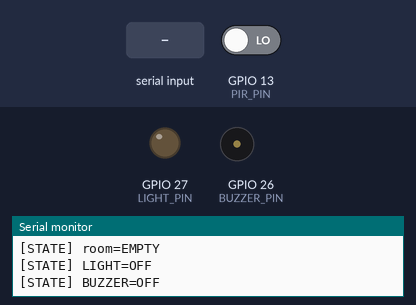
Simulated run of this sketch. Board: ESP32. Shown: output pins drawn as LEDs (lit = HIGH), buzzer (waves = sounding, pin HIGH), the last lines printed to the serial monitor. Inputs (shaded band) come from the test bench; at power-on: GPIO 13 (PIR_PIN) LOW.

Above: at 1.2 s.
1.3 s: GPIO 13 (PIR_PIN) driven HIGH
2.8 s: "1\n" received over Serial
At 4.0 s:
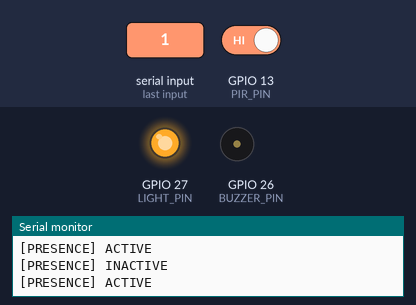
4.3 s: "3\n" received over Serial
At 5.1 s:
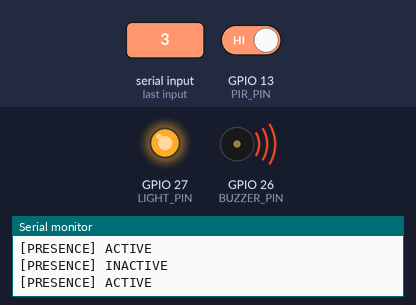
5.8 s: "2\n" received over Serial
At 6.3 s:
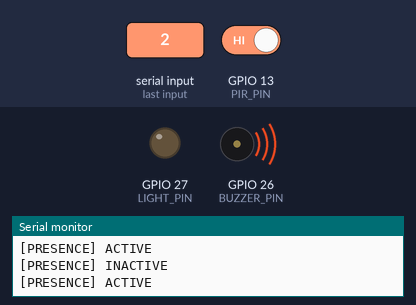
Timing chart, 0 to 8.3 s (numbered marks = the images above; inputs shaded):
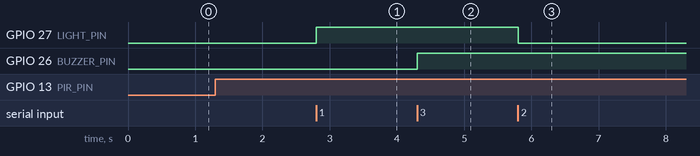

Measured:
- after the input at 2.8 s, GPIO 27 (LIGHT_PIN): LOW → HIGH at once
- after the input at 4.3 s, GPIO 26 (BUZZER_PIN): LOW → HIGH at once
- after the input at 5.8 s, GPIO 27 (LIGHT_PIN): HIGH → LOW at once

The sketch:

arduino.ino
```cpp
#include <Arduino.h>

#define PIR_PIN 13
#define BUZZER_PIN 26
#define LIGHT_PIN 27

const bool LIGHT_RELAY_ACTIVE_LOW = false;
const unsigned long PRESENCE_TIMEOUT_MS = 60000UL;
const bool AUTO_OFF_WHEN_EMPTY = false;

bool present = false;
bool lightState = false;
bool buzzerState = false;
unsigned long lastMotionTime = 0;

void writeLight(bool state)
{
    if (LIGHT_RELAY_ACTIVE_LOW)
    {
        digitalWrite(LIGHT_PIN, state ? LOW : HIGH);
    }
    else
    {
        digitalWrite(LIGHT_PIN, state ? HIGH : LOW);
    }
}

void setLight(bool state)
{
    lightState = state;
    writeLight(state);
}

void setBuzzer(bool state)
{
    buzzerState = state;
    digitalWrite(BUZZER_PIN, state ? HIGH : LOW);
}

void activatePresence()
{
    if (!present)
    {
        present = true;
        Serial.println("[PRESENCE] ACTIVE");
    }

    lastMotionTime = millis();
}

void deactivatePresence()
{
    if (!present)
    {
        return;
    }

    present = false;
    Serial.println("[PRESENCE] INACTIVE");

    if (AUTO_OFF_WHEN_EMPTY)
    {
        setLight(false);
        setBuzzer(false);
        Serial.println("[AUTO] LIGHT OFF");
        Serial.println("[AUTO] BUZZER OFF");
    }
}

void updatePresence()
{
    unsigned long now = millis();

    if (digitalRead(PIR_PIN) == HIGH)
    {
        activatePresence();
    }

    if (present && now - lastMotionTime >= PRESENCE_TIMEOUT_MS)
    {
        deactivatePresence();
    }
}

void printStatus()
{
    Serial.println("[STATE]");
    Serial.print("[STATE] room=");
    Serial.println(present ? "OCCUPIED" : "EMPTY");
    Serial.print("[STATE] LIGHT=");
    Serial.println(lightState ? "ON" : "OFF");
    Serial.print("[STATE] BUZZER=");
    Serial.println(buzzerState ? "ON" : "OFF");
}

void executeCommand(char command)
{
    switch (command)
    {
        case '1':
            if (!present)
            {
                Serial.println("[CMD] IGNORED - LIGHT ON - ROOM EMPTY");
                return;
            }
            setLight(true);
            Serial.println("[CMD] OK - LIGHT ON");
            return;

        case '2':
            if (!present)
            {
                Serial.println("[CMD] IGNORED - LIGHT OFF - ROOM EMPTY");
                return;
            }
            setLight(false);
            Serial.println("[CMD] OK - LIGHT OFF");
            return;

        case '3':
            if (!present)
            {
                Serial.println("[CMD] IGNORED - BUZZER ON - ROOM EMPTY");
                return;
            }
            setBuzzer(true);
            Serial.println("[CMD] OK - BUZZER ON");
            return;

        case '4':
            if (!present)
            {
                Serial.println("[CMD] IGNORED - BUZZER OFF - ROOM EMPTY");
                return;
            }
            setBuzzer(false);
            Serial.println("[CMD] OK - BUZZER OFF");
            return;

        case '?':
            printStatus();
            return;

        case '\n':
        case '\r':
        case ' ':
            return;

        default:
            Serial.print("[CMD] UNKNOWN: ");
            Serial.println(command);
            return;
    }
}

void readSerialCommands()
{
    while (Serial.available() > 0)
    {
        executeCommand((char)Serial.read());
    }
}

void setup()
{
    Serial.begin(115200);

    pinMode(PIR_PIN, INPUT);
    pinMode(BUZZER_PIN, OUTPUT);
    pinMode(LIGHT_PIN, OUTPUT);

    setLight(false);
    setBuzzer(false);

    Serial.println();
    Serial.println("================================");
    Serial.println("      ESP32 VOICE CONTROL");
    Serial.println("================================");
    Serial.println("[SYSTEM] PIR enabled on GPIO 13");
    Serial.println("[SYSTEM] Buzzer on GPIO 26");
    Serial.println("[SYSTEM] Light on GPIO 27");
    Serial.println("[SYSTEM] Presence timeout: 60 seconds");
    Serial.println("[COMMANDS] 1=LIGHT ON, 2=LIGHT OFF");
    Serial.println("[COMMANDS] 3=BUZZER ON, 4=BUZZER OFF");
    Serial.println("[COMMANDS] ?=STATUS");
    Serial.println("[SYSTEM] Waiting for presence...");
    printStatus();
}

void loop()
{
    updatePresence();
    readSerialCommands();
    delay(5);
}
```
